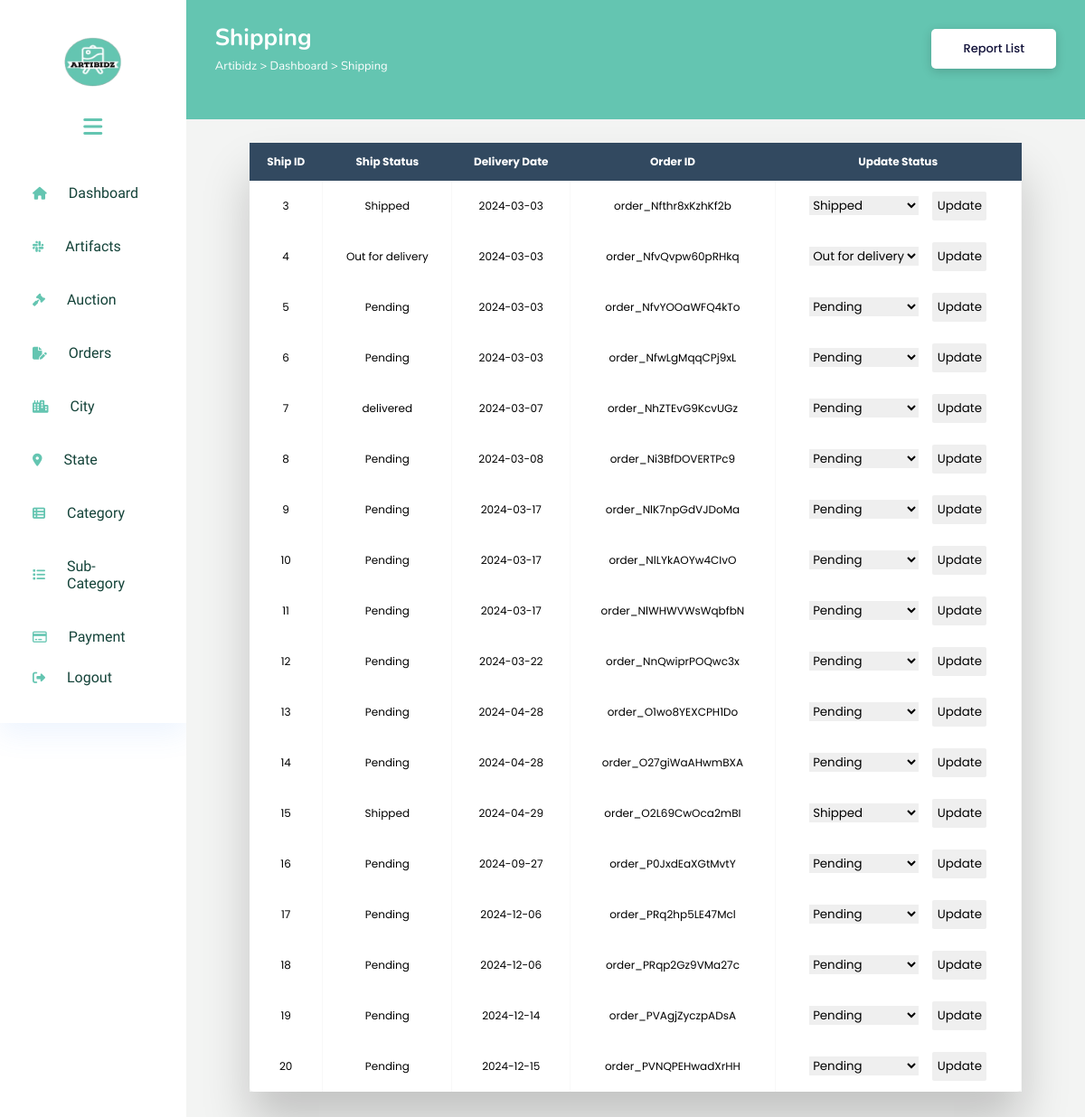
Screenshot of /Admin/shipping.php with the database file from the repository.
### tables this page shows
CREATE TABLE `shipping` (
  `ship_id` int(11) NOT NULL,
  `ship_status` varchar(20) NOT NULL,
  `delivery_date` date NOT NULL,
  `order_id` varchar(20) DEFAULT NULL
);

### Admin/shipping.php (the view, shortened to what this page needs)
<?php
$cn = mysqli_connect("localhost", "root", "", "artibidz") or die("Connection failed: " . mysqli_connect_error());
$query = "SELECT * FROM shipping";
$result = mysqli_query($cn, $query);
?>
<!DOCTYPE html>
<html lang="en">
<head>
    <link rel="stylesheet" href="https://cdnjs.cloudflare.com/ajax/libs/font-awesome/6.5.1/css/all.min.css" />
    <link rel="stylesheet" href="styletable.css">
</head>
<body>
    <div class="sidebar" id="mySidebar">
        <header>
            <div class="logo">
                <img src="artibidz-logo.png" alt="">
            </div>
            <div class="bar" onclick="toggleSidebar()">
                <i class="fa-sharp fa-solid fa-bars fa-xl"></i>
            </div>
        </header>
        <div class="scrollbox">
            <div class="scrollbox-inner">
                <ul class="menu">
                    <li>
                <a href="admin.php">
                    <i class="fa-solid fa-house"></i>
                    <span>Dashboard</span>
                </a>
            </li>
            <li>
                <a href="art_show.php">
                    <i class="fa-brands fa-slack"></i>
                    <span>Artifacts</span>
                </a>
            </li>
            <li>
                <a href="show_bid.php">
                    <i class="fa-solid fa-gavel"></i>
                    <span>Auction</span>
                </a>
            </li>
            <li>
                <a href="view_order.php">
                    <i class="fa-solid fa-file-pen"></i>
                    <span>Orders</span>
                </a>
            </li>
            <li>
                <a href="city.php">
                    <i class="fa-solid fa-city"></i>
                    <span>City</span>
                </a>
            </li>
            <li>
                <a href="state.php">
                    <i class="fa-solid fa-location-dot"></i>
                    <span>State</span>
                </a>
            </li>
            <li>
                <a href="category.php">
                    <i class="fa-solid fa-table-list"></i>
                    <span>Category</span>
                </a>
            </li>
            <li>
                <a href="sub_category.php">
                    <i class="fa-solid fa-list"></i>
                    <span>Sub-Category</span>
                </a>
            </li>
            <li>
                <a href="payment.php">
                    <i class="fa-regular fa-credit-card"></i>
                    <span>Payment</span>
                </a>
            </li>
            </ul>
            </div>
            </div>
            <footer>
                <ul class="menu">
                    <li>
                        <a href="../login/login.php">
                            <i class="fa-solid fa-right-from-bracket"></i>
                            <span>Logout</span>
                        </a>
                    </li>
                </ul>
            </footer>
    </div>
    <div class="main-content">
        <div class="header-wrapper">
            <div class="header-title">
                <h2>Shipping</h2>
                <span class="path">Artibidz > Dashboard > Shipping </span>
            </div>
            <div class="user-info">
                <a href="order_report.php" class="report-list">Report List</a>
            </div>
        </div>
        <div class="body-wrapper">
<div class="table-wrapper">
<table class="fl-table">
    <thead>
    <tr>
        <th>Ship ID</th>
        <th>Ship Status</th>
        <th>Delivery Date</th>
        <th>Order ID</th>
        <th>Update Status</th>
    </tr>
    </thead>
    <?php while ($row = mysqli_fetch_assoc($result)) : ?>
    <tr>
        <tbody>
        <td><?php echo $row['ship_id']; ?></td>
        <td><?php echo $row['ship_status']; ?></td>
        <td><?php echo $row['delivery_date']; ?></td>
        <td><?php echo $row['order_id']; ?></td>
        <td>
            <form action="update_ship_status.php" method="post">
                <select name="status">
                    <option value="Pending" <?php if ($row['ship_status'] == 'Pending') echo 'selected'; ?>>Pending</option>
                    <option value="Shipped" <?php if ($row['ship_status'] == 'Shipped') echo 'selected'; ?>>Shipped</option>
                    <option value="Out for delivery" <?php if ($row['ship_status'] == 'Out for delivery') echo 'selected'; ?>>Out for delivery</option>
                </select>
                <button type="submit" class="update">Update</button>
            </form>
        </td>
    </tr>
    <?php endwhile; ?>
</table>
</div>
</body>
</html>

### Admin/styletable.css (style rules this page uses)
* { margin: 0; padding: 0; border: none; outline: none; box-sizing: border-box; font-family: "Poppins", sans-serif; }
body { display: flex; }
.sidebar { position: sticky; top: 0; left: 0; bottom: 0; width: 20%; height: 100vh; padding: 0 1.7rem; color: #fff; overflow: hidden; transition: all 0.5s linear; background-color: white; box-shadow: 0 12px 30px rgba(80,143,244,.1); display: flex; flex-direction: column; padding: 20px 20px 0 20px; }
.bar { display: flex; justify-content: center; align-items: center; height: 80px; color: #64c5b1; }
.menu { position: relative; list-style: none; padding: 0; }
.menu li { padding: 1rem; margin: 8px 0; border-radius: 8px; transition: all 0.5s ease-in-out; }
.menu a { color: #64c5b1; font-size: 14px; text-decoration: none; display: flex; align-items: center; gap: 1.5rem; }
.menu a span { overflow: hidden; font-size: 16px; font-weight: 400; font-family: 'Comfortaa', sans-serif; color: #144339; }
.main-content { position: relative; background: #f3f4f3; width: 100%; }
.logo { display: flex; justify-content: center; align-items: center; height: 10vh; }
.logo img { width: 65px; height: 55px; cursor: pointer; border-radius: 50%; margin-top: 2vh; }
.header-wrapper { display: flex; justify-content: space-between; align-items: center; flex-wrap: wrap; color: #fff; background: #64c5b1; padding: 3rem 2rem; padding-top: 1.5rem; padding-bottom: 3rem; margin-bottom: 1rem; }
h2 { font-family: 'Nunito', sans-serif; font-size: 26px; }
.header-title span { font-family: 'Nunito', sans-serif; font-size: 13px; }
.user-info { display: flex; align-items: center; gap: 1; }
.report-list { display: inline-block; padding: 14px 35px; line-height: 16px; font-size: 13px; font-weight: 500; border-radius: 5px; background-color: #fff; background: #fff; text-shadow: none; color: #101038; box-shadow: 0 3px 11px rgba(0,0,0,.17); transition: 1s; }
a { text-decoration: none; }
.body-wrapper { display: flex; align-items: center; justify-content: center; }
.table-wrapper { margin: 10px 70px 70px; box-shadow: 0px 35px 50px rgba( 0, 0, 0, 0.2 ); width: 90%; }
.fl-table { border-radius: 5px; font-size: 12px; font-weight: normal; border: none; border-collapse: collapse; width: 100%; max-width: 100%; white-space: nowrap; background-color: white; }
.fl-table td, .fl-table th { text-align: center; padding: 12px; }
.fl-table td { border-right: 1px solid #f8f8f8; font-size: 12px; }
.fl-table thead th { color: #ffffff; background: #324960; }
.fl-table thead th:nth-child(odd) { color: #ffffff; background: #324960; }

### Admin/shipping.php (style rules this page uses)
.scrollbox { overflow: auto; padding-right: 10px; height: 67vh; }
.sidebar { display: flex; flex-direction: column; padding: 20px 20px 0 20px; }
.logo img { margin-top:2vh; }
.update { width:5vw; height:4vh; border-radius:2px; margin-left:1vw; }

### rows the page displays
shipping: ship_id "3", ship_status "Shipped", delivery_date "2024-03-03", order "order_Nfthr8xKzhKf2b", status "Shipped"
shipping: ship_id "4", ship_status "Out for delivery", delivery_date "2024-03-03", order "order_NfvQvpw60pRHkq", status "Out for delivery"
shipping: ship_id "5", ship_status "Pending", delivery_date "2024-03-03", order "order_NfvYOOaWFQ4kTo", status "Pending"
shipping: ship_id "6", ship_status "Pending", delivery_date "2024-03-03", order "order_NfwLgMqqCPj9xL", status "Pending"
shipping: ship_id "7", ship_status "delivered", delivery_date "2024-03-07", order "order_NhZTEvG9KcvUGz"
shipping: ship_id "8", ship_status "Pending", delivery_date "2024-03-08", order "order_Ni3BfDOVERTPc9", status "Pending"
shipping: ship_id "9", ship_status "Pending", delivery_date "2024-03-17", order "order_NlK7npGdVJDoMa", status "Pending"
shipping: ship_id "10", ship_status "Pending", delivery_date "2024-03-17", order "order_NlLYkAOYw4CIvO", status "Pending"
shipping: ship_id "11", ship_status "Pending", delivery_date "2024-03-17", order "order_NlWHWVWsWqbfbN", status "Pending"
shipping: ship_id "12", ship_status "Pending", delivery_date "2024-03-22", order "order_NnQwiprPOQwc3x", status "Pending"
shipping: ship_id "13", ship_status "Pending", delivery_date "2024-04-28", order "order_O1wo8YEXCPH1Do", status "Pending"
shipping: ship_id "14", ship_status "Pending", delivery_date "2024-04-28", order "order_O27giWaAHwmBXA", status "Pending"
shipping: ship_id "15", ship_status "Shipped", delivery_date "2024-04-29", order "order_O2L69CwOca2mBI", status "Shipped"
shipping: ship_id "16", ship_status "Pending", delivery_date "2024-09-27", order "order_P0JxdEaXGtMvtY", status "Pending"
shipping: ship_id "17", ship_status "Pending", delivery_date "2024-12-06", order "order_PRq2hp5LE47Mcl", status "Pending"
shipping: ship_id "18", ship_status "Pending", delivery_date "2024-12-06", order "order_PRqp2Gz9VMa27c", status "Pending"
shipping: ship_id "19", ship_status "Pending", delivery_date "2024-12-14", order "order_PVAgjZyczpADsA", status "Pending"
shipping: ship_id "20", ship_status "Pending", delivery_date "2024-12-15", order "order_PVNQPEHwadXrHH", status "Pending"
